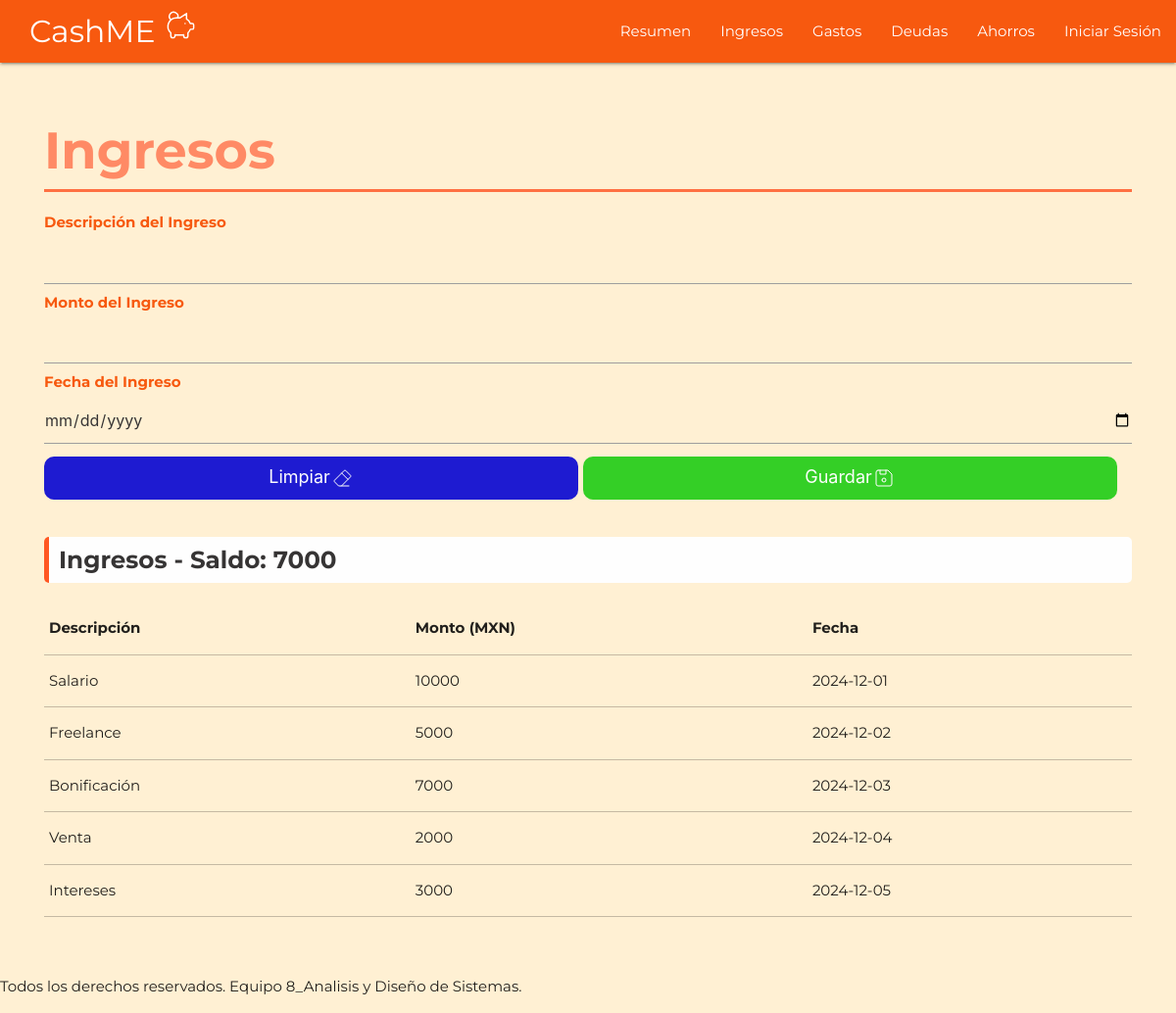
Page /ingresos.php on the earlier database version.
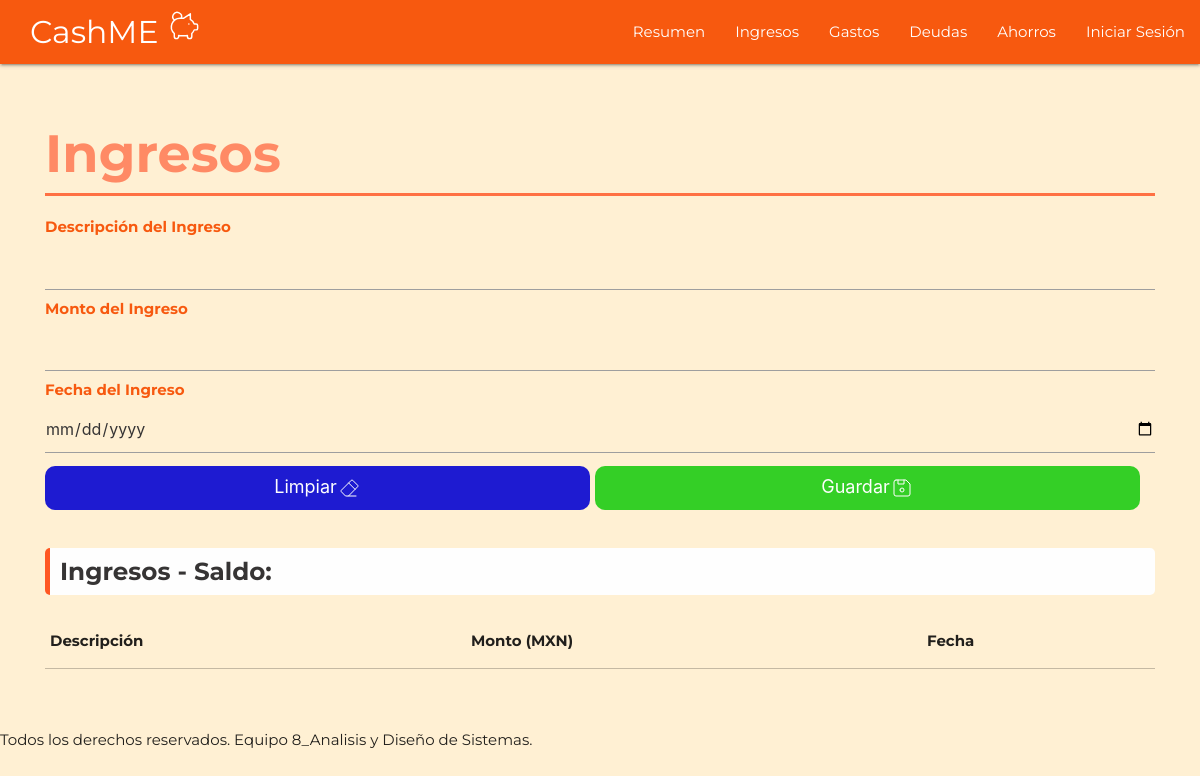
Same page on the later database version.
### tables this page shows
CREATE TABLE IF NOT EXISTS `Ingreso` (
  `idIngreso` INT NOT NULL,
  `IngresoDesc` VARCHAR(45) NULL,
  `IngresoMonto` FLOAT NULL,
  `IngresoFecha` DATE NULL,
  `usuario_idUsuario` INT NOT NULL,
  PRIMARY KEY (`idIngreso`),
  INDEX `fk_Ingreso_usuario1_idx` (`usuario_idUsuario` ASC) VISIBLE,
  CONSTRAINT `fk_Ingreso_usuario1`
    FOREIGN KEY (`usuario_idUsuario`)
    REFERENCES `usuario` (`idUsuario`)
    ON DELETE NO ACTION
    ON UPDATE NO ACTION);

### ingresos.php (the view, shortened to what this page needs)
<?php
   $conexion = mysqli_connect("localhost","root","123456","dbcashme");
    $usuario_id = 3;
    $query_saldo = "SELECT SUM(IngresoMonto) as ingresoSaldo FROM Ingreso WHERE usuario_idUsuario = $usuario_id";
    $result_saldo = mysqli_query($conexion, $query_saldo);
    $row_saldo = mysqli_fetch_assoc($result_saldo);
    $ingresoSaldo = $row_saldo['ingresoSaldo'];
?>
<!DOCTYPE html>
<html lang="en">
<head>
    <link rel="stylesheet" href="https://cdnjs.cloudflare.com/ajax/libs/materialize/1.0.0/css/materialize.min.css">
    <link href="css/styles_02.css" rel="stylesheet">
</head>
<body>
    <nav>
        <div class="nav-wrapper">
            <a href="index.html" class="brand-logo">CashME </a>
            <ul id="nav-mobile" class="right hide-on-med-and-down">
            <li><a class="sombras" href="index.php">Resumen</a></li>
            <li><a class="sombras" href="ingresos.php">Ingresos</a></li>
            <li><a class="sombras" href="badges.html">Gastos</a></li>
            <li><a class="sombras" href="collapsible.html">Deudas</a></li>
            <li><a class="sombras" href="badges.html">Ahorros</a></li>
            <li><a id="cierre" href="collapsible.html">   Iniciar Sesión</a></li>
            </ul>
        </div>
    </nav>
    <section id="tabla-resumen">
        <div>
            <div class="texto">
                <h5 class="center-align">Ingresos</h5>
                <div>
                    <form method="POST" action="">
                        <label for="IngresoDesc">Descripción del Ingreso</label>
                        <input type="text" class="ingresar" id="IngresoDesc" name="IngresoDesc" required>
                        <label for="IngresoMonto">Monto del Ingreso</label>
                        <input type="number" class="ingresar" id="IngresoMonto" name="IngresoMonto" required>
                        <label for="IngresoFecha">Fecha del Ingreso</label>
                        <input type="date" class="ingresar" id="IngresoFecha" name="IngresoFecha" required>
                        <div>
                        <button type="button" class="clear" onclick="limpiarFormulario()">Limpiar </button>
                        <button type="submit" class="save">Guardar </button>
                        </div>
                    </form>
                </div>
            </div>
        <br>
        <br>
        <br>
        <div>
            <h5 class="left-align headings">Ingresos  - Saldo: <?php echo $ingresoSaldo; ?></h5>
        </div>
            <table class="highlight responsive-table">
                <tr>
                    <td><b>Descripción</b></td>
                    <td><b>Monto (MXN)</b></td>
                    <td><b>Fecha</b></td>
                <tr>
        <?php
            $consulta = "SELECT * FROM ingreso";
            $resultado = mysqli_query($conexion,$consulta);
            while($mostrar=mysqli_fetch_array($resultado)){
        ?>
                <tr>
                    <td><?php echo $mostrar['IngresoDesc']?></td>
                    <td><?php echo $mostrar['IngresoMonto']?></td>
                    <td><?php echo $mostrar['IngresoFecha']?></td>
                <tr>
        <?php
            }
        ?>
            </table>
        </div>
    </section>
    <footer>
        <p>Todos los derechos reservados. Equipo 8_Analisis y Diseño de Sistemas.</p>
    </footer>
</body>
</html>

### css/styles_02.css (style rules this page uses)
:root { --azul: rgb(30, 27, 209); --negro: #000000; --gris: #363434; --blanco: #fefefe; --nar1: #fff0d3; --nar2: #ffccbc; --nar3: #ffab91; --nar4: #ff8a65; --nar5: #ff7043; --nar6: #ff5722; --nar7: #f7590f; --rojo: rgb(224, 0, 0); --verde: #34cf26; }
body { font-family: "Montserrat", serif; font-optical-sizing: auto; font-weight: 400; font-style: normal; background-color: var(--nar1); padding: 0rem; }
.nav-wrapper { background-color: var(--nar7); }
.brand-logo { margin: 0px 30px; }
#tabla-resumen { padding: 3rem; }
.texto { font-size: 1rem; }
.headings { margin: 20px 0; padding: 10px; border-left: 5px solid var(--nar6); background-color: var(--blanco); color: var(--gris); font-weight: bold; border-radius: 5px; }
h5.center-align { text-align: left; font-size: 3.5rem; font-weight: bold; color: var(--nar4); border-bottom: 3px solid var(--nar5); padding-bottom: 10px; margin-bottom: 20px; }
label { display: block; margin-bottom: 5px; font-weight: bold; color: var(--nar7); font-size: 1rem; }
.ingresar { width: 100%; padding: 10px; margin-bottom: 15px; border: 2px solid var(--nar6); color: var(--gris); box-sizing: border-box; }
button { width: calc(50% - 10px); padding: 10px; margin: 5px 5px 5px 0; border: none; border-radius: 10px; cursor: pointer; font-size: 1em; display: inline-block; text-align: center; float: left; }
button.save, button.clear { display: flex; align-items: center; justify-content: center; padding: 10px; font-size: 1.2rem; border-radius: 10px; cursor: pointer; border: none; text-align: center; }
button.save { background-color: var(--verde); color: var(--blanco); }
button.clear { background-color: var(--azul); color: var(--blanco); }

Differences in the rows shown:
removed ingreso: IngresoDesc "Salario", IngresoMonto "10000", IngresoFecha "2024-12-01"
removed ingreso: IngresoDesc "Freelance", IngresoMonto "5000", IngresoFecha "2024-12-02"
removed ingreso: IngresoDesc "Bonificación", IngresoMonto "7000", IngresoFecha "2024-12-03"
removed ingreso: IngresoDesc "Venta", IngresoMonto "2000", IngresoFecha "2024-12-04"
removed ingreso: IngresoDesc "Intereses", IngresoMonto "3000", IngresoFecha "2024-12-05"
Other differences:
$ingresoSaldo: "7000" → (not shown)
